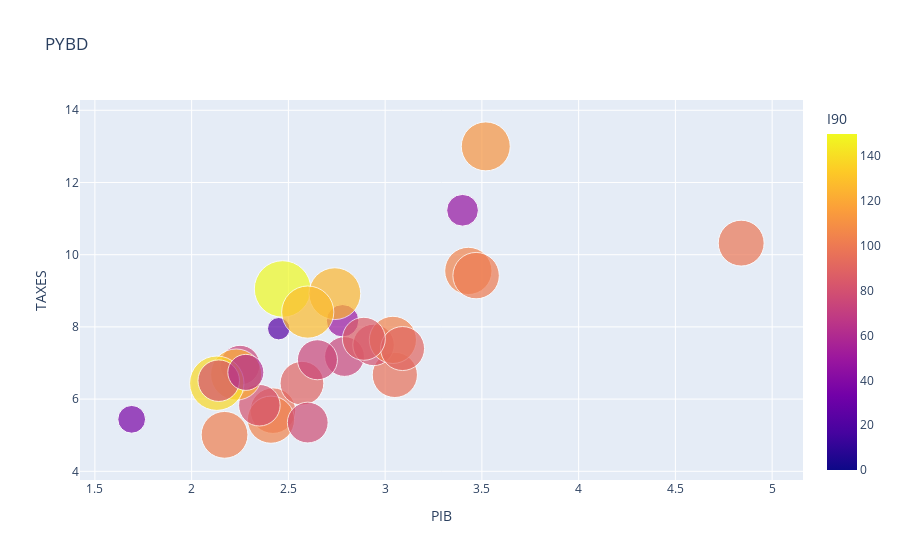

The notebook cell this image was saved under:
### Code cell
fig = px.scatter(combine_df[combine_df.Time == 2000], x='PIB', y='TAXES', color='I90', hover_name='Pays', size='I90', size_max=40, title='PYBD', animation_frame="Time")
fig

### Figure 1 — Plotly figure (JSON) as saved in the notebook; plotly's stock layout.template omitted (floating-point values rounded to 4 significant figures)
{"data": [{"hovertemplate": "<b>%{hovertext}</b><br><br>Time=2000<br>PIB=%{x}<br>TAXES=%{y}<br>I90=%{marker.color}<extra></extra>", "hovertext": ["Autriche", "Belgique", "Bulgarie", "Suisse", "Chypre", "Tchéquie", "Allemagne", "Danemark", "Estonie", "Grèce", "Espagne", "Union européenne - 27 pays (à partir de 2020)", "Finlande", "France", "Croatie", "Hongrie", "Irlande", "Islande", "Italie", "Lituanie", "Luxembourg", "Lettonie", "Malte", "Pays-Bas", "Norvège", "Pologne", "Portugal", "Roumanie", "Suède", "Slovénie", "Slovaquie"], "legendgroup": "", "marker": {"color": [97.2, 104.3, 49.4, 114.4, 149.9, 73.9, 81, 98.7, 36.1, 122.6, 138.5, 89.7, 95.8, 102.6, 74.2, 80.5, 125.7, 104.8, 104.4, 23.5, 75, 0, 112.4, 101, 90.7, 80.9, 127.5, 47.2, 77.9, 86.6, 60.9], "coloraxis": "coloraxis", "size": [97.2, 104.3, 49.4, 114.4, 149.9, 73.9, 81, 98.7, 36.1, 122.6, 138.5, 89.7, 95.8, 102.6, 74.2, 80.5, 125.7, 104.8, 104.4, 23.5, 75, 0, 112.4, 101, 90.7, 80.9, 127.5, 47.2, 77.9, 86.6, 60.9], "sizemode": "area", "sizeref": 0.09369, "symbol": "circle"}, "mode": "markers", "name": "", "orientation": "v", "showlegend": false, "type": "scatter", "x": [2.42, 2.41, 2.78, null, 2.47, 2.25, 2.35, 4.84, 1.69, 2.23, 2.13, 2.57, 3.05, 2.17, 2.79, 2.94, 2.74, 3.43, 3.04, 2.45, 2.65, 2.24, 3.52, 3.47, 3.09, 2.14, 2.6, 3.4, 2.6, 2.89, 2.28], "xaxis": "x", "y": [5.68, 5.43, 8.17, null, 9.05, 6.94, 5.83, 10.32, 5.44, 6.68, 6.44, 6.44, 6.67, 5.01, 7.18, 7.5, 8.92, 9.55, 7.64, 7.95, 7.09, 7.67, 13, 9.42, 7.4, 6.51, 8.41, 11.23, 5.35, 7.67, 6.74], "yaxis": "y"}], "layout": {"coloraxis": {"colorbar": {"title": {"text": "I90"}}, "colorscale": [[0, "#0d0887"], [0.1111, "#46039f"], [0.2222, "#7201a8"], [0.3333, "#9c179e"], [0.4444, "#bd3786"], [0.5556, "#d8576b"], [0.6667, "#ed7953"], [0.7778, "#fb9f3a"], [0.8889, "#fdca26"], [1, "#f0f921"]]}, "legend": {"itemsizing": "constant", "tracegroupgap": 0}, "title": {"text": "PYBD"}, "xaxis": {"anchor": "y", "domain": [0, 1], "title": {"text": "PIB"}}, "yaxis": {"anchor": "x", "domain": [0, 1], "title": {"text": "TAXES"}}}}
